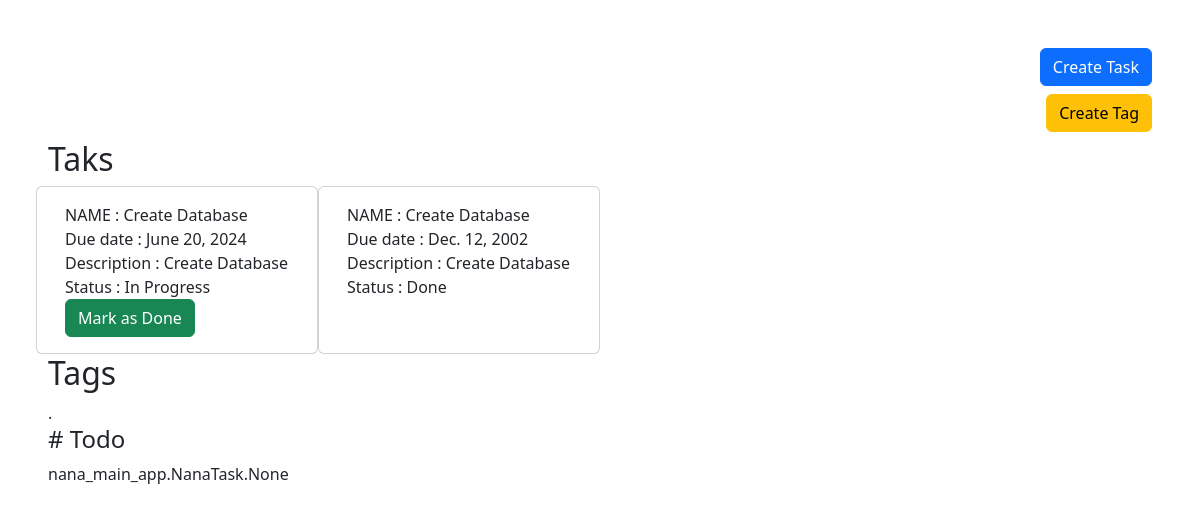
The app's page / (signed in) with its own data.
### nana_main_app/models.py (models this page shows, shortened)
class NanaTask(models.Model):
    title = models.CharField(max_length=255)
    description = models.TextField()
    STATUS = [
        ('Done','Done'),
        ('In Progress','In Progress'),
    ]
    status = models.CharField(max_length=255, choices = STATUS)
    due_date = models.DateField()
    owner = models.ForeignKey(User, on_delete=models.CASCADE)

class NanaTag(models.Model):
    tag_name = models.CharField( max_length=255)
    tasks = models.ManyToManyField(NanaTask)

### nana_main_app/views.py (the view)
# urls.py: path('',index, name="index"),
@login_required
def index(request):
    tasks = NanaTask.objects.filter(owner = request.user)
    tags = NanaTag.objects.all()
    return render(request, 'index.html', {'tasks':tasks, 'tags':tags})

### templates/index.html (shortened to what this page needs)
<!DOCTYPE html>
{% load static %}
<html lang="en">
  <head>
    <link rel="stylesheet" href="{% static 'css/bootstrap.min.css' %}" />
  </head>
  <body class="p-5">
    <div class="d-flex justify-content-end">
      <a href="{% url 'create_task' %}" class="btn btn-primary">Create Task</a>
    </div>
    <div class="d-flex justify-content-end my-2">
      <a href="{% url 'create_tag' %}" class="btn btn-warning">Create Tag</a>
    </div>
    <h2>Taks</h2>
    <div class="row">
      {% for task in tasks %}
        <div class="col-md-3 card">
          <div class="card-body">
            <div class="font-bold">
                NAME : {{task.title}}
            </div>
            <div class="font-bold">
                Due date : {{task.due_date}}
            </div>
            <div class="font-bold">
                Description  : {{task.description}}
            </div>
            <div class="font-bold">
                Status  : {{task.status}}
            </div>
            {% if task.status == 'In Progress' %}
            <a href="{% url 'mark_as_done' task.id %}" class="btn btn-success" >  Mark as Done </a>
            {% endif %}
          </div>
        </div>
      {% empty %}
        No task
      {% endfor %}
    </div>
<h2>Tags</h2>
    .
    <div class="row">
        {% for tag in tags %}
          <div class="col-md-3 ">
            <div class="">
              <h4 class="font-bold">
                 # {{tag.tag_name}}
              </h4>
             {{tag.tasks}}
          </div>
        {% empty %}
          No task
        {% endfor %}
      </div>
    </div>
  </body>
</html>

### records on screen
NanaTask: title "Create Database", due_date "June 20, 2024", description "Create Database", status "In Progress", shows "Mark as Done"
NanaTask: title "Create Database", due_date "Dec. 12, 2002", description "Create Database", status "Done"
NanaTag: tag_name "Todo", tasks "nana_main_app.NanaTask.None"
